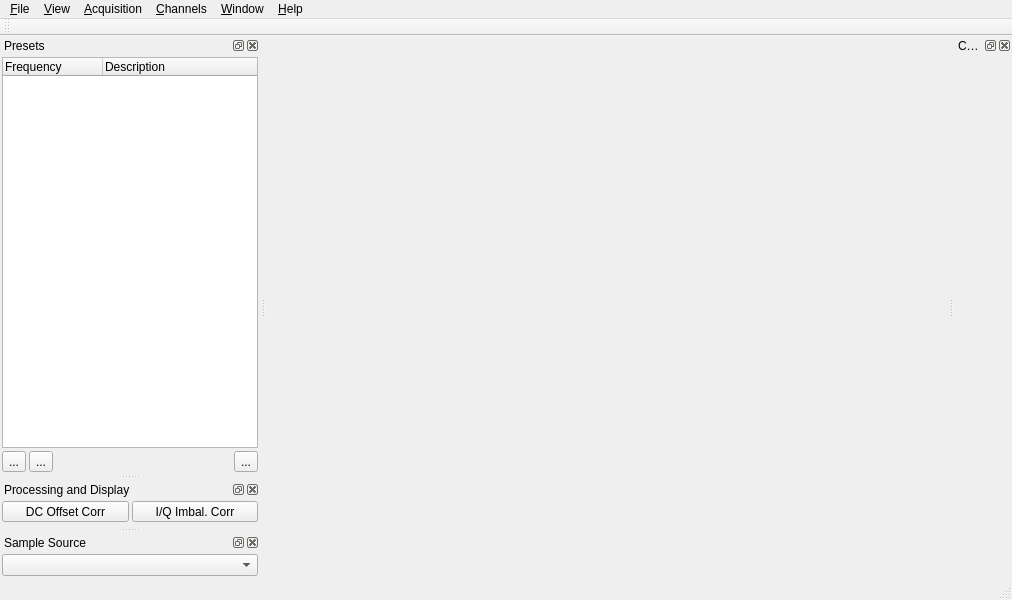
<?xml version="1.0" encoding="UTF-8"?>
<ui version="4.0">
 <class>MainWindow</class>
 <widget class="QMainWindow" name="MainWindow">
  <property name="geometry">
   <rect>
    <x>0</x>
    <y>0</y>
    <width>1012</width>
    <height>600</height>
   </rect>
  </property>
  <property name="windowTitle">
   <string>SDRangelove</string>
  </property>
  <property name="windowIcon">
   <iconset resource="resources/res.qrc">
    <normaloff>:/appicon.png</normaloff>:/appicon.png</iconset>
  </property>
  <property name="animated">
   <bool>true</bool>
  </property>
  <widget class="QWidget" name="centralWidget">
   <layout class="QVBoxLayout" name="verticalLayout_2">
    <property name="margin">
     <number>0</number>
    </property>
    <item>
     <widget class="GLSpectrum" name="glSpectrum" native="true">
      <property name="sizePolicy">
       <sizepolicy hsizetype="MinimumExpanding" vsizetype="MinimumExpanding">
        <horstretch>0</horstretch>
        <verstretch>0</verstretch>
       </sizepolicy>
      </property>
     </widget>
    </item>
   </layout>
  </widget>
  <widget class="QMenuBar" name="menuBar">
   <property name="geometry">
    <rect>
     <x>0</x>
     <y>0</y>
     <width>1012</width>
     <height>23</height>
    </rect>
   </property>
   <widget class="QMenu" name="menu_File">
    <property name="title">
     <string>&amp;File</string>
    </property>
    <addaction name="action_Exit"/>
   </widget>
   <widget class="QMenu" name="menu_Acquisition">
    <property name="title">
     <string>&amp;Acquisition</string>
    </property>
    <addaction name="action_Start"/>
    <addaction name="action_Stop"/>
   </widget>
   <widget class="QMenu" name="menu_View">
    <property name="title">
     <string>&amp;View</string>
    </property>
    <addaction name="action_View_Fullscreen"/>
    <addaction name="separator"/>
    <addaction name="action_Oscilloscope"/>
   </widget>
   <widget class="QMenu" name="menu_Help">
    <property name="title">
     <string>&amp;Help</string>
    </property>
    <addaction name="action_Loaded_Plugins"/>
    <addaction name="separator"/>
    <addaction name="action_About"/>
   </widget>
   <widget class="QMenu" name="menu_Channels">
    <property name="title">
     <string>&amp;Channels</string>
    </property>
   </widget>
   <widget class="QMenu" name="menu_Window">
    <property name="title">
     <string>&amp;Window</string>
    </property>
   </widget>
   <addaction name="menu_File"/>
   <addaction name="menu_View"/>
   <addaction name="menu_Acquisition"/>
   <addaction name="menu_Channels"/>
   <addaction name="menu_Window"/>
   <addaction name="menu_Help"/>
  </widget>
  <widget class="QToolBar" name="mainToolBar">
   <attribute name="toolBarArea">
    <enum>TopToolBarArea</enum>
   </attribute>
   <attribute name="toolBarBreak">
    <bool>false</bool>
   </attribute>
  </widget>
  <widget class="QStatusBar" name="statusBar"/>
  <widget class="QDockWidget" name="presetDock">
   <property name="windowTitle">
    <string>Presets</string>
   </property>
   <attribute name="dockWidgetArea">
    <number>1</number>
   </attribute>
   <widget class="QWidget" name="dockWidgetContents">
    <layout class="QGridLayout" name="gridLayout_6">
     <property name="margin">
      <number>2</number>
     </property>
     <property name="spacing">
      <number>3</number>
     </property>
     <item row="5" column="1">
      <widget class="QToolButton" name="presetSave">
       <property name="toolTip">
        <string>Save current settings as preset</string>
       </property>
       <property name="text">
        <string>...</string>
       </property>
       <property name="icon">
        <iconset resource="resources/res.qrc">
         <normaloff>:/preset-save.png</normaloff>:/preset-save.png</iconset>
       </property>
       <property name="iconSize">
        <size>
         <width>16</width>
         <height>16</height>
        </size>
       </property>
      </widget>
     </item>
     <item row="5" column="5">
      <widget class="QToolButton" name="presetLoad">
       <property name="toolTip">
        <string>Load selected preset</string>
       </property>
       <property name="text">
        <string>...</string>
       </property>
       <property name="icon">
        <iconset resource="resources/res.qrc">
         <normaloff>:/preset-load.png</normaloff>:/preset-load.png</iconset>
       </property>
       <property name="iconSize">
        <size>
         <width>16</width>
         <height>16</height>
        </size>
       </property>
      </widget>
     </item>
     <item row="5" column="3" colspan="2">
      <spacer name="horizontalSpacer_3">
       <property name="orientation">
        <enum>Qt::Horizontal</enum>
       </property>
       <property name="sizeHint" stdset="0">
        <size>
         <width>40</width>
         <height>20</height>
        </size>
       </property>
      </spacer>
     </item>
     <item row="5" column="2">
      <widget class="QToolButton" name="presetDelete">
       <property name="toolTip">
        <string>Delete selected preset</string>
       </property>
       <property name="text">
        <string>...</string>
       </property>
       <property name="icon">
        <iconset resource="resources/res.qrc">
         <normaloff>:/preset-delete.png</normaloff>:/preset-delete.png</iconset>
       </property>
       <property name="iconSize">
        <size>
         <width>16</width>
         <height>16</height>
        </size>
       </property>
      </widget>
     </item>
     <item row="1" column="1" rowspan="4" colspan="5">
      <widget class="QTreeWidget" name="presetTree">
       <property name="allColumnsShowFocus">
        <bool>true</bool>
       </property>
       <column>
        <property name="text">
         <string>Frequency</string>
        </property>
       </column>
       <column>
        <property name="text">
         <string>Description</string>
        </property>
       </column>
      </widget>
     </item>
    </layout>
   </widget>
  </widget>
  <widget class="QDockWidget" name="processingDock">
   <property name="windowTitle">
    <string>Processing and Display</string>
   </property>
   <attribute name="dockWidgetArea">
    <number>1</number>
   </attribute>
   <widget class="QWidget" name="dockWidgetContents_4">
    <property name="sizePolicy">
     <sizepolicy hsizetype="Preferred" vsizetype="Maximum">
      <horstretch>0</horstretch>
      <verstretch>0</verstretch>
     </sizepolicy>
    </property>
    <layout class="QVBoxLayout" name="verticalLayout">
     <property name="spacing">
      <number>3</number>
     </property>
     <property name="margin">
      <number>2</number>
     </property>
     <item>
      <layout class="QHBoxLayout" name="horizontalLayout">
       <property name="spacing">
        <number>3</number>
       </property>
       <item>
        <widget class="ButtonSwitch" name="dcOffset">
         <property name="sizePolicy">
          <sizepolicy hsizetype="MinimumExpanding" vsizetype="Fixed">
           <horstretch>0</horstretch>
           <verstretch>0</verstretch>
          </sizepolicy>
         </property>
         <property name="toolTip">
          <string>Compensate DC offset</string>
         </property>
         <property name="text">
          <string>DC Offset Corr</string>
         </property>
        </widget>
       </item>
       <item>
        <widget class="ButtonSwitch" name="iqImbalance">
         <property name="sizePolicy">
          <sizepolicy hsizetype="MinimumExpanding" vsizetype="Fixed">
           <horstretch>0</horstretch>
           <verstretch>0</verstretch>
          </sizepolicy>
         </property>
         <property name="toolTip">
          <string>Compensate I/Q imbalance</string>
         </property>
         <property name="text">
          <string>I/Q Imbal. Corr</string>
         </property>
        </widget>
       </item>
      </layout>
     </item>
     <item>
      <widget class="GLSpectrumGUI" name="glSpectrumGUI" native="true"/>
     </item>
    </layout>
   </widget>
  </widget>
  <widget class="QDockWidget" name="inputDock">
   <property name="windowTitle">
    <string>Sample Source</string>
   </property>
   <attribute name="dockWidgetArea">
    <number>1</number>
   </attribute>
   <widget class="QWidget" name="dockWidgetContents_6">
    <property name="sizePolicy">
     <sizepolicy hsizetype="Preferred" vsizetype="Maximum">
      <horstretch>0</horstretch>
      <verstretch>0</verstretch>
     </sizepolicy>
    </property>
    <layout class="QVBoxLayout" name="verticalLayout_3">
     <property name="spacing">
      <number>3</number>
     </property>
     <property name="margin">
      <number>2</number>
     </property>
     <item>
      <widget class="QComboBox" name="sampleSource">
       <property name="sizeAdjustPolicy">
        <enum>QComboBox::AdjustToMinimumContentsLength</enum>
       </property>
      </widget>
     </item>
    </layout>
   </widget>
  </widget>
  <widget class="QDockWidget" name="channelDock">
   <property name="windowTitle">
    <string>Channels</string>
   </property>
   <attribute name="dockWidgetArea">
    <number>2</number>
   </attribute>
   <widget class="ChannelWindow" name="channelWindow">
    <layout class="QVBoxLayout" name="verticalLayout_4">
     <property name="spacing">
      <number>3</number>
     </property>
     <property name="margin">
      <number>2</number>
     </property>
    </layout>
   </widget>
  </widget>
  <action name="action_Exit">
   <property name="text">
    <string>E&amp;xit</string>
   </property>
   <property name="shortcut">
    <string>Ctrl+Q</string>
   </property>
  </action>
  <action name="action_Start">
   <property name="text">
    <string>&amp;Start</string>
   </property>
   <property name="shortcut">
    <string>F5</string>
   </property>
  </action>
  <action name="action_Stop">
   <property name="text">
    <string>&amp;Stop</string>
   </property>
   <property name="shortcut">
    <string>F6</string>
   </property>
  </action>
  <action name="action_View_Fullscreen">
   <property name="checkable">
    <bool>true</bool>
   </property>
   <property name="text">
    <string>&amp;Fullscreen</string>
   </property>
   <property name="shortcut">
    <string>F11</string>
   </property>
  </action>
  <action name="action_Oscilloscope">
   <property name="checkable">
    <bool>true</bool>
   </property>
   <property name="text">
    <string>&amp;Oscilloscope</string>
   </property>
   <property name="shortcut">
    <string>F8</string>
   </property>
  </action>
  <action name="action_About">
   <property name="text">
    <string>&amp;About SDRangelove...</string>
   </property>
  </action>
  <action name="action_Loaded_Plugins">
   <property name="text">
    <string>Loaded &amp;Plugins...</string>
   </property>
  </action>
  <zorder>presetDock</zorder>
  <zorder>channelDock</zorder>
 </widget>
 <layoutdefault spacing="6" margin="11"/>
 <customwidgets>
  <customwidget>
   <class>ButtonSwitch</class>
   <extends>QToolButton</extends>
   <header>gui/buttonswitch.h</header>
  </customwidget>
  <customwidget>
   <class>GLSpectrum</class>
   <extends>QWidget</extends>
   <header>gui/glspectrum.h</header>
   <container>1</container>
  </customwidget>
  <customwidget>
   <class>GLSpectrumGUI</class>
   <extends>QWidget</extends>
   <header>gui/glspectrumgui.h</header>
   <container>1</container>
  </customwidget>
  <customwidget>
   <class>ChannelWindow</class>
   <extends>QWidget</extends>
   <header>gui/channelwindow.h</header>
   <container>1</container>
  </customwidget>
 </customwidgets>
 <tabstops>
  <tabstop>presetTree</tabstop>
  <tabstop>presetSave</tabstop>
  <tabstop>presetDelete</tabstop>
  <tabstop>presetLoad</tabstop>
  <tabstop>dcOffset</tabstop>
  <tabstop>iqImbalance</tabstop>
 </tabstops>
 <resources>
  <include location="resources/res.qrc"/>
 </resources>
 <connections>
  <connection>
   <sender>action_Exit</sender>
   <signal>triggered()</signal>
   <receiver>MainWindow</receiver>
   <slot>close()</slot>
   <hints>
    <hint type="sourcelabel">
     <x>-1</x>
     <y>-1</y>
    </hint>
    <hint type="destinationlabel">
     <x>462</x>
     <y>332</y>
    </hint>
   </hints>
  </connection>
 </connections>
</ui>
